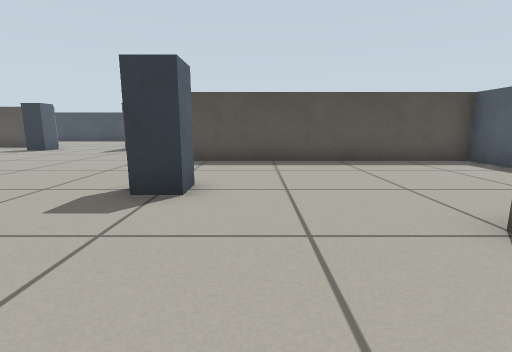
view 1 (above)

16 first-person views from a walk through a world built for the Gazebo simulator. The camera is 0.51 m above the floor, tilts 10° down and sees 85° across. The floor is counted in squares, 0.5 m on a side. Each view is taken from the middle of a square. On the plan, view 1 faces up. The plan holds only what a view shows up to about 11 squares ahead; the rest is blank.

view 2
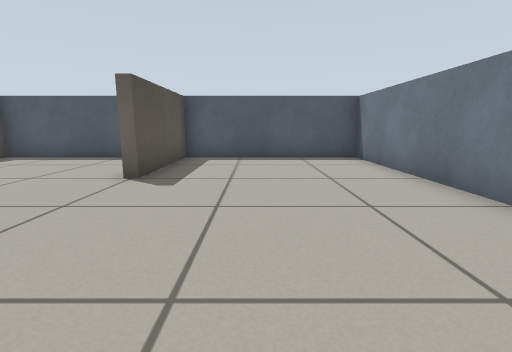

view 3
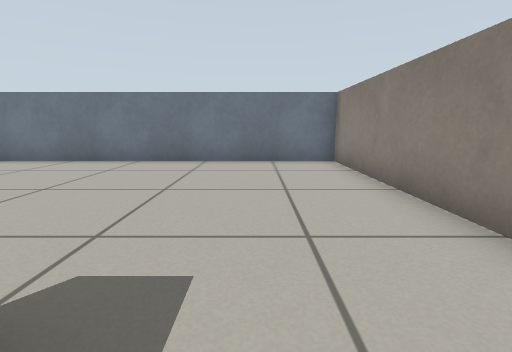

view 4
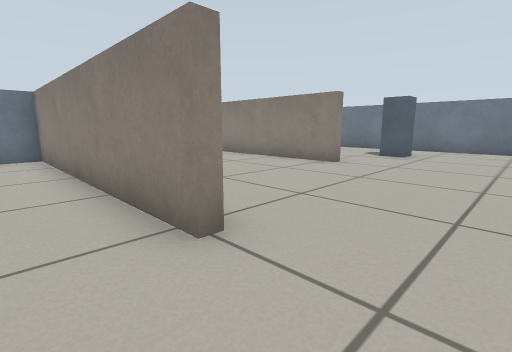

view 5
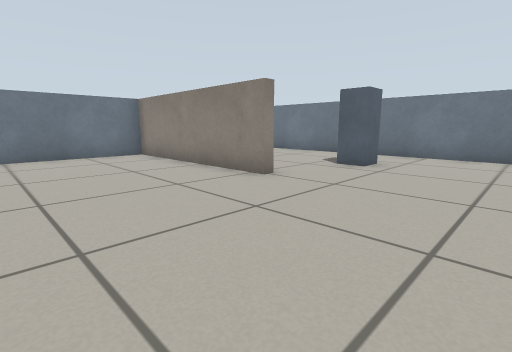

view 6
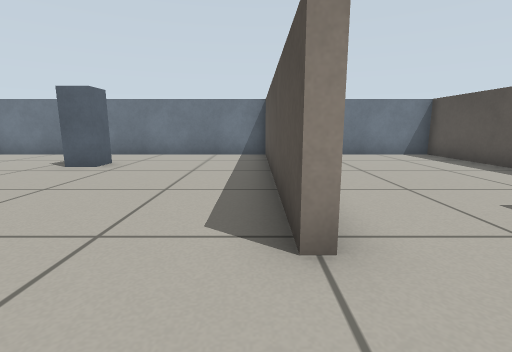

view 7
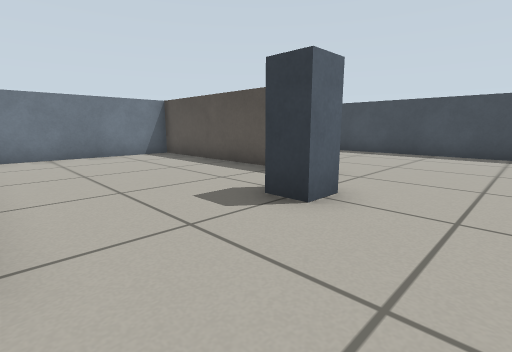

view 8
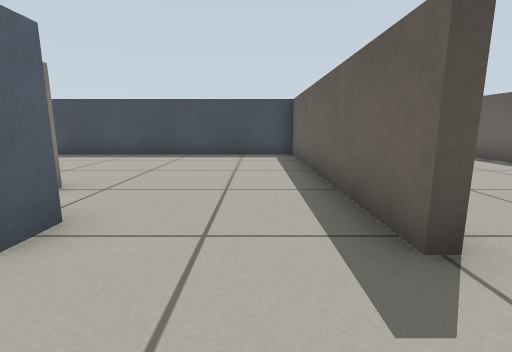

view 9
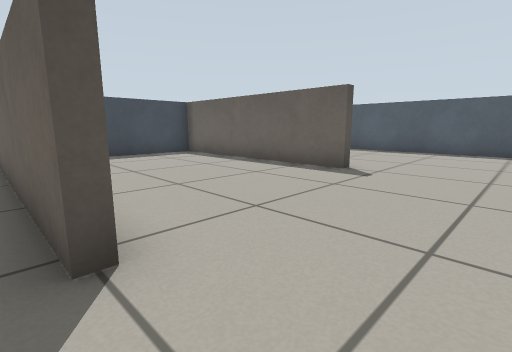

view 10
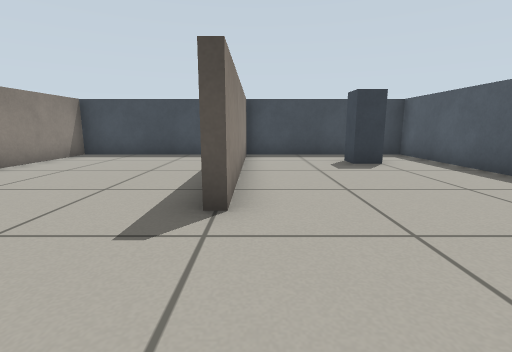

view 11
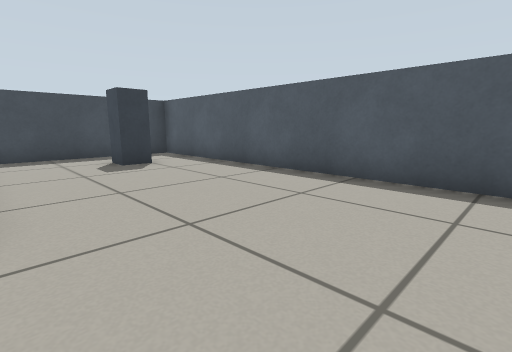

view 12
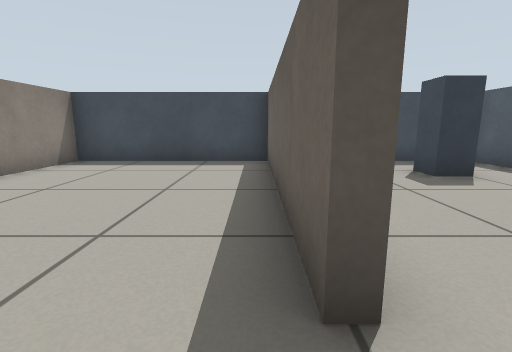

view 13
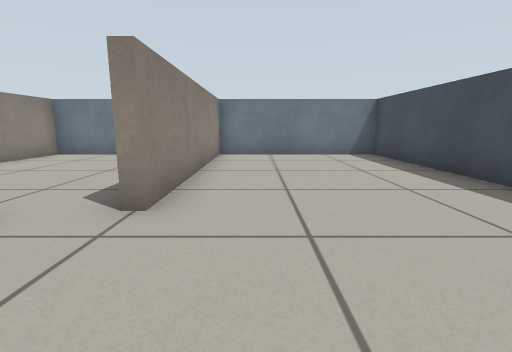

view 14
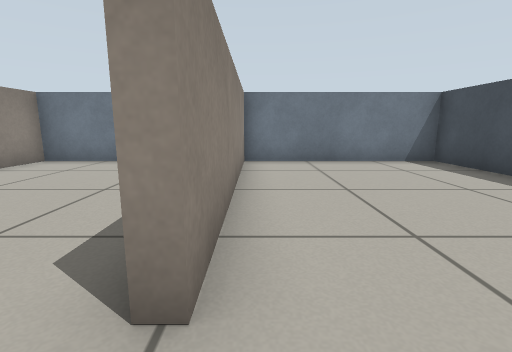

view 15
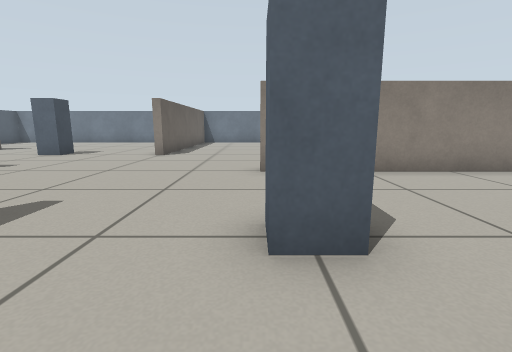

view 16
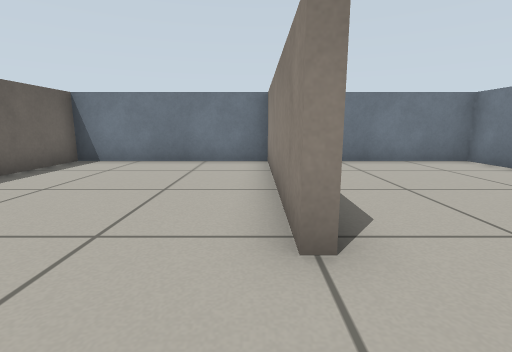

### Floor plan
Points are (right, up) in squares from view 1. A wall is a line through its corners. A room is listed if a view was taken in it or the views show most of it. See-through windows are left out.
Room 1 (views 1, 2, 3, 4, 5, 6, 7, 8, 9, 10, 11, 12, 13, 14, 15, 16)
walls: (-5.2, 12.1) (-5.6, 12.1) (-5.6, 20.4) (-17.3, 20.4) (-17.3, 14.7) (-10.3, 14.7) (-10.3, 14.2); (-9.1, 8.8) (-9.1, 8.4) (-16.9, 8.4); (-5.6, 3.8) (-5.6, 4.9) (-5.4, 4.9) (-5.4, -3.3) (6.4, -3.3) (6.4, 2.3) (2.5, 2.3) (2.5, 2.8); (-11.8, 2.9) (-11.4, 2.9) (-11.4, -3.3) (-5.6, -3.3) (-5.6, -0.8); (-12, 14.4) (-17.3, 14.4) (-17.3, 8.7) (-11.6, 8.7); (6.4, 10.1) (6.4, 20.4) (0.7, 20.4) (0.7, 13.3) (0.4, 13.3) (0.4, 20.4) (-5.4, 20.4) (-5.4, 16.9); (6.4, 4.4) (6.4, 8.4) (-1.9, 8.4); (-17.3, 8.4) (-17.3, 2.6); (-17.3, 0.9) (-17.3, -3.3) (-13.5, -3.3)
objects: pillar (-15, 3) to (-14, 4); pillar (-10, 12) to (-9, 13); pillar (-2, 4) to (-1, 5); pillar (4, 18)

Where each view was taken, in squares from view 1:
view 1: 0 up, 0 right, facing up
view 2: 0 up, 3 left, facing right
view 3: 5 up, 3 left, facing down
view 4: 7 up, 4 left, facing down-left
view 5: 7 up, 7 left, facing down-left
view 6: 8 up, 7 left, facing left
view 7: 9 up, 7 left, facing up-left
view 8: 10 up, 7 left, facing up
view 9: 10 up, 6 left, facing up-right
view 10: 10 up, 1 right, facing up
view 11: 10 up, 1 right, facing up-right
view 12: 12 up, 0 right, facing up
view 13: 16 up, 7 left, facing left
view 14: 15 up, 9 left, facing left
view 15: 15 up, 9 left, facing down
view 16: 5 up, 11 left, facing down
